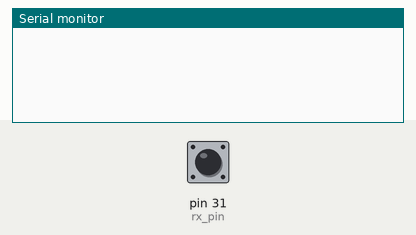
Recording of a sketch running on a simulated Arduino Mega 2560, built with avr-gcc and run on an emulated ATmega2560. Parts: the last lines printed to the serial monitor. The test bench sets the inputs (shaded band); at power-on: pin 31 (rx_pin) HIGH.

Above: at 1.2 s.
1.3 s: pin 31 (rx_pin) driven LOW
At 2.1 s:
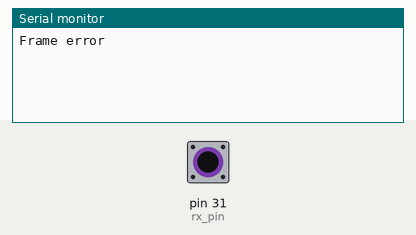
3.8 s: pin 31 (rx_pin) driven HIGH
At 5.0 s:
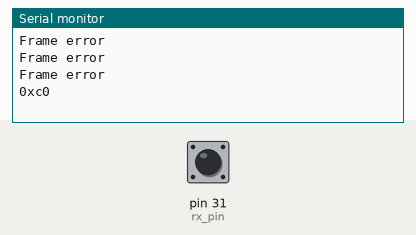
5.3 s: pin 31 (rx_pin) pulsed LOW 2 times (0.12 s each, 0.3 s apart)
At 6.4 s:
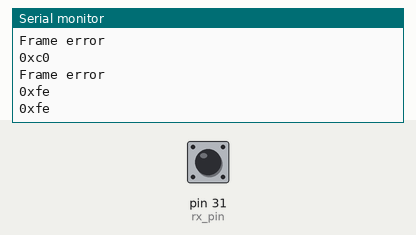

The sketch:

rs232decode.ino
```cpp
const byte rx_pin = 31;

/* Delays for 1200 buad. */
const unsigned long bit_delay = 800UL;
const unsigned long half_bit_delay = 400UL;
long last_error_log = 0;

void setup() {
    pinMode(rx_pin, INPUT);
    Serial.begin(57600);
}

int wait_for_start() {
    int start_bit;

    delayMicroseconds(bit_delay); /* ? */
    while (1) {
        start_bit = digitalRead(rx_pin);
        if (start_bit == 0) {
            delayMicroseconds(half_bit_delay);
            return start_bit;
        }
    }
}

int read_bit() {
    int bit;

    delayMicroseconds(bit_delay);
    bit = digitalRead(rx_pin);
    return bit;
}

/*
 * Throttled frame error logging.
 */
void log_error(char *msg) {
    unsigned long now;

    now = millis();
    if ((now - last_error_log) > 1000) {
        Serial.println(msg);
        last_error_log = now;
    }
}

void loop() {
    int start_bit, stop_bit;
    int d0, d1, d2, d3, d4, d5, d6, d7;
    byte data;
    char message[32];

    start_bit = wait_for_start();
    d0 = read_bit();
    d1 = read_bit();
    d2 = read_bit();
    d3 = read_bit();
    d4 = read_bit();
    d5 = read_bit();
    d6 = read_bit();
    d7 = read_bit();
    stop_bit = read_bit();

    if (stop_bit != 1) {
        log_error("Frame error");
        return;
    }

    data = 0xff & ((d7 << 7) | (d6 << 6) | (d5 << 5) | (d4 << 4) |
                   (d3 << 3) | (d2 << 2) | (d1 << 1) | d0);

    /* Serial.println(data, HEX); */
    if (isPrintable(data)) {
        sprintf(message, "0x%02x  %c", data, data);
    } else {
        sprintf(message, "0x%02x", data);
    }
    Serial.println(message);
}
```

Measured:
- after the input at 1.3 s, the serial monitor: prints a new line at once (image 1)
- after the input at 3.8 s, the serial monitor: prints a new line at once (image 2)
- after the input at 5.3 s, the serial monitor: prints a new line after 0.13 s (image 3)
